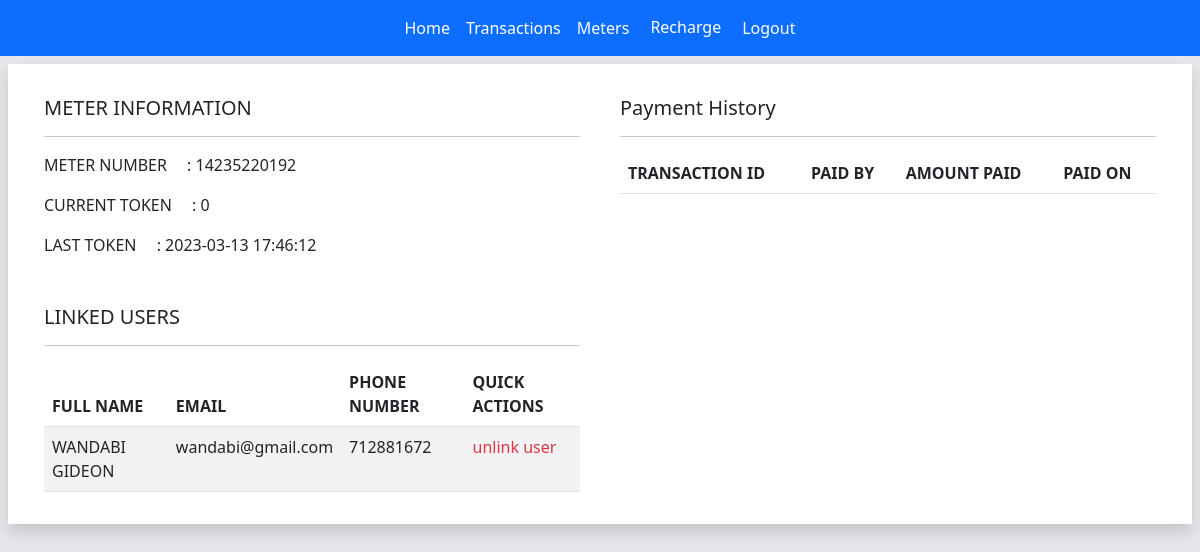
/meter/meter.php?meter_id=4d9c29c6-fad50d43-a642a8bc-9a85ab03 (signed in), run on an earlier commit of the app's database.
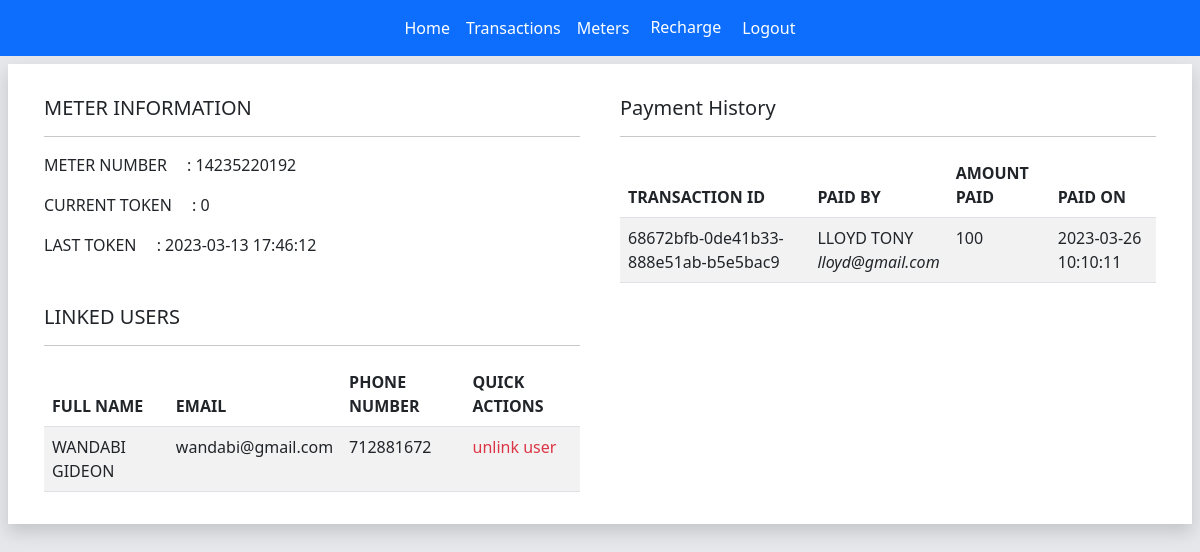
And on a later commit of the database.
### tables this page shows
CREATE TABLE `meter` (
  `id` int(10) UNSIGNED NOT NULL,
  `meter_id` varchar(50) NOT NULL,
  `meter_type` varchar(10) NOT NULL DEFAULT 'pre-paid',
  `meter_number` varchar(20) NOT NULL,
  `current_token` int(11) NOT NULL DEFAULT 0,
  `last_token` timestamp NOT NULL DEFAULT current_timestamp(),
  `created_at` timestamp NULL DEFAULT current_timestamp()
);

CREATE TABLE `user` (
  `id` int(10) UNSIGNED NOT NULL,
  `user_id` varchar(50) NOT NULL,
  `full_name` varchar(50) NOT NULL,
  `email` varchar(30) NOT NULL,
  `phone_number` varchar(15) NOT NULL,
  `password` varchar(60) NOT NULL,
  `created_at` timestamp NOT NULL DEFAULT current_timestamp(),
  `last_updated` timestamp NOT NULL DEFAULT current_timestamp() ON UPDATE current_timestamp()
);

CREATE TABLE `transaction` (
  `id` int(10) UNSIGNED NOT NULL,
  `transaction_id` varchar(50) NOT NULL,
  `amount` int(11) NOT NULL,
  `user_id` int(10) UNSIGNED NOT NULL,
  `meter_id` int(10) UNSIGNED NOT NULL,
  `created_at` timestamp NULL DEFAULT current_timestamp()
);

### db_connect.php (called while the page is built, shortened)
<?php
function is_authenticated()
{
    if (empty($_SESSION["user"])) {
        return false;
    } else {
        return true;
    }
}
?>

### meter/meter.php (the view)
<?php
require($_SERVER["DOCUMENT_ROOT"]."/base/header.php");
if(!isset($_GET["meter_id"])){
    echo('<script> window.location.replace("/meter/meters.php"); </script>');
}else{
    $meter_query = $db_connect->query("SELECT * FROM meter WHERE meter_id='{$_GET["meter_id"]}'");
    $meter = $meter_query->fetch(PDO::FETCH_ASSOC);
    $meter_person_query = $db_connect->query("SELECT user.* FROM user_meter INNER JOIN user ON user.id=user_meter.user_id WHERE user_meter.meter_id='{$meter['id']}' AND NOT user.id='{$_SESSION["user"]["id"]}'");
    $meter_person = $meter_person_query->fetchAll(PDO::FETCH_ASSOC);
    $transactions_query = $db_connect->query("SELECT transaction.*,user.email,user.full_name FROM transaction INNER JOIN user ON transaction.user_id=user.id WHERE transaction.meter_id='{$meter["id"]}'");
    $transactions = $transactions_query->fetchAll(PDO::FETCH_ASSOC);
?>
    <div class="mx-2 bg-white shadow p-3 row">
        <div class="col-lg-6 col-xs-11 pt-3">
            <div class="flex-column mx-2">
            <h5 class="mb-3">METER INFORMATION</h5>
            <hr>
            <div class="my-3">
                <span class="h6">METER NUMBER</span>
                <span class="ms-3">: <?php echo($meter["meter_number"]); ?></span>
            </div>
            <div class="my-3">
                <span class="h6">CURRENT TOKEN</span>
                <span class="ms-3">: <?php echo($meter["current_token"]); ?></span>
            </div>
            <div class="my-3">
                <span class="h6">LAST TOKEN</span>
                <span class="ms-3">: <?php echo($meter["last_token"]); ?></span>
            </div>
            <div class="mt-5">
                <h5>LINKED USERS</h5>
                <hr>
                <div class="table-responsive">
                    <table class="table table-striped table-hoverable">
                        <thead>
                            <th>FULL NAME</th><th>EMAIL</th><th>PHONE NUMBER</th><th>QUICK ACTIONS</th>
                        </thead>
                        <tbody>
                            <?php foreach($meter_person as $user){ ?>
                                <tr>
                                    <td><?php echo($user["full_name"]); ?></td>
                                    <td><?php echo($user["email"]); ?></td>
                                    <td><?php echo($user["phone_number"]); ?></td>
                                    <td><a href="JavaScript:void(0)" class="text-danger" onclick={UnlinkUser(<?php echo('"'.$user["id"].'"'); ?>)}>unlink user</a></td>
                                </tr>
                            <?php } ?>
                        </tbody>
                    </table>
                </div>
            </div>
        </div>
        </div>
        <div class="col-lg-6 col-xs-11 pt-3">
            <div class="flex-column mx-2">
                <h5>Payment History</h5>
                <hr>
                <div class="table-responsive">
                    <table id="transactionsTable" class="table table-striped table-hoverable">
                        <thead>
                            <th>TRANSACTION ID</th><th>PAID BY</th><th>AMOUNT PAID</th><th>PAID ON</th>
                        </thead>
                        <tbody>
                            <?php foreach($transactions as $transaction){ ?>
                                <tr>
                                    <td><?php echo($transaction["transaction_id"]); ?></td>
                                    <td>
                                        <span><?php echo($transaction["full_name"]); ?></span> <br>
                                        <i><?php echo($transaction["email"]); ?></i>
                                    </td>
                                    <td><?php echo($transaction["amount"]); ?></td>
                                    <td><?php echo($transaction["created_at"]); ?></td>
                                </tr>
                            <?php } ?>
                        </tbody>
                    </table>
                </div>
            </div>
        </div>
    </div>
<?php
}
require($_SERVER["DOCUMENT_ROOT"]."/base/footer.php");
?>

### base/header.php (shortened to what this page needs)
<?php
require($_SERVER["DOCUMENT_ROOT"] . "/db_connect.php");
?>
<!DOCTYPE html>
<html lang="en">
<head>
    <link rel="stylesheet" href="/assets/css/bootstrap.min.css">
    <link rel="stylesheet" href="/assets/css/dataTables.bootstrap5.min.css">
    <link rel="stylesheet" href="/assets/css/style.css">
</head>
<body class="bg-gray-200">
    <nav class="navbar navbar-dark navbar-expand-sm bg-primary mb-2">
        <div class="container-fluid">
            <div class="collapse navbar-collapse justify-content-center" id="iturtlenavbar">
                <ul class="navbar-nav">
                    <li class="nav-item">
                        <a href="/" class="nav-link text-white">Home</a>
                    </li>
                    <?php if (is_authenticated()) { ?>
                        <li class="nav-item">
                            <a href="/transactions/transactions.php" class="nav-link text-white">Transactions</a>
                        </li>
                        <li class="nav-item">
                            <a href="/meter/meters.php" class="nav-link text-white">Meters</a>
                        </li>
                        <li class="nav-item">
                            <button class="btn btn-primary" data-bs-toggle="modal"
                                data-bs-target="#rechargeModal">Recharge</button>
                        </li>
                        <li class="nav-item">
                            <a href="/auth/logout.php" class="nav-link text-white">Logout</a>
                        </li>
                    <?php } else { ?>
                        <li class="nav-item">
                            <a href="/auth/login.php" class="nav-link text-white">Login</a>
                        </li>
                    <?php } ?>
                </ul>
            </div>
        </div>
    </nav>

### base/footer.php (shortened to what this page needs)
</body>
</html>

### assets/css/style.css (style rules this page uses)
.bg-gray-200 { background-color : #e5e7eb; }

### base/header.php (style rules this page uses)
input, button, textarea, select { box-shadow: none !important; }
a { text-decoration: none; }

What changed in the data, as far as the page shows it:
added transaction: transaction "68672bfb-0de41b33-888e51ab-b5e5bac9", user.full_name "LLOYD TONY", user.email "lloyd@gmail.com", amount "100", created_at "2023-03-26 10:10:11"
